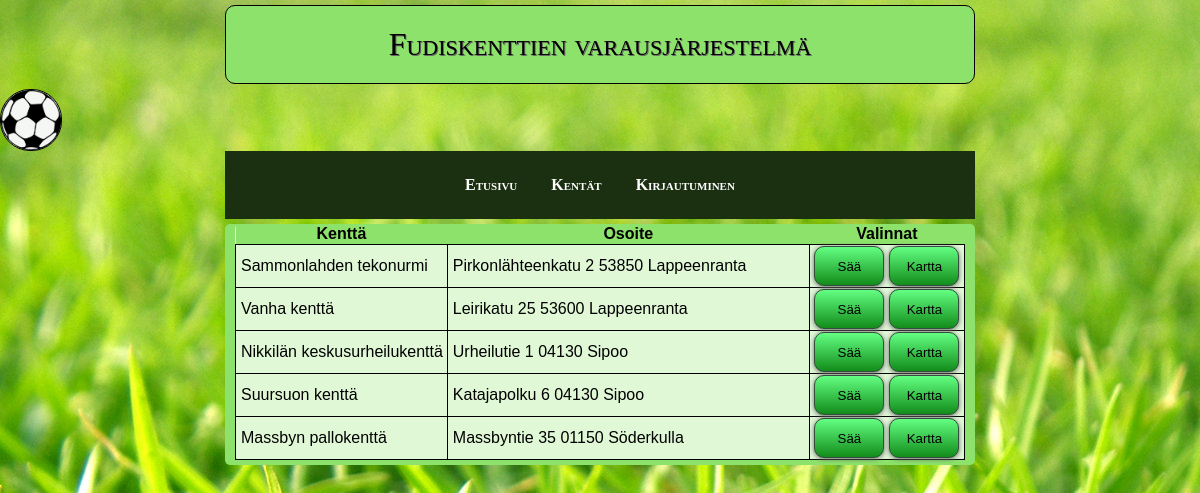
/index.php?p=fields, run on the app's committed database.
### tables this page shows
CREATE TABLE `field` (
  `id` int(11) NOT NULL,
  `name` varchar(100) NOT NULL,
  `address` varchar(100) NOT NULL
);

### fields.php (the view, shortened to what this page needs)
<?php
class Field {
	private $rows;
	public function __construct() {
		$servername = getenv('IP');
		$username = getenv('C9_USER');
		$database = "c9";
		try {
		    $db = new PDO('mysql:host=' . $servername . ';dbname=' . $database . ';charset=utf8', $username, '');
		} catch (PDOException $e) {
		    echo "Connection failed: " . $e->getMessage();
		}
		$stmt = $db->prepare("SELECT * FROM field;");
		$stmt->execute();
		$this->rows = $stmt->fetchAll(PDO::FETCH_ASSOC);
	}
	public function createFieldTable() {
		?>
		<div id="fields-table-div">
		<table id="fieldTable">
			<tr>
				<th>Kenttä</th>
				<th>Osoite</th>
				<th>Valinnat</th>
			</tr>
			<?php
			foreach ($this->rows as $key => $value) {
				print <<<END
				<tr>
				<td class='fieldTable-firstCol'>{$value["name"]}</td>
				<td class='fieldTable-midCol'>{$value["address"]}</td>
				<td class='fieldTable-lastCol'><button class='weather'>Sää</button><button class='map'>Kartta</button></td>
				</tr>
END;
			}
			?> </table></div> <?php
		}
	}
?>

### utils.php (shortened to what this page needs)
<?php
function siteHeader() {
?>
<!DOCTYPE html>
<html>
<head>
	<link rel="stylesheet" type="text/css" href="style.css">
	<link rel="stylesheet" href="https://ajax.googleapis.com/ajax/libs/jqueryui/1.12.0/themes/smoothness/jquery-ui.css">
</head>
<header>
	<div id="page-title-div">
		<p id="pageTitle">Fudiskenttien varausjärjestelmä</p><div id="football"></div>
	</div>
</header>
<div id="navDiv">
<nav>
	<ul id="navigation">
		<li><a class="navigation" href="index.php?p=">Etusivu</a></li>
		<li><a class="navigation" href="index.php?p=fields">Kentät</a></li>
		<li><a class="navigation" href="index.php?p=login">Kirjautuminen</a></li>
	</ul>
</nav>
</div>
<?php
}
?>
</html>

### index.php (shortened to what this page needs)
<?php
include "utils.php";
include "fields.php";
require_once("utils.php");
if (!(isset($_GET["p"]))) {
	header("Location: index.php?p=");
	die();
} else {
	siteHeader();
	if ($_GET["p"] == "fields") {
		if (file_exists("fields.php")) {
			$tmp = new Field();
			$tmp->createFieldTable();
		} else {
			print("404");
		}
	} else if ($_GET["p"] == "reservation" && isset($_SESSION["user"])) {
		if (file_exists("reservation.php")) {
			require("reservation.php");
		} else {
			print("404");
		}
	} else if ($_GET["p"] == "register") {
		if (file_exists("register.php")) {
			require("register.php");
		} else {
			print("404");
		}
	} else if ($_GET["p"] == "login") {
		if (file_exists("login.php")) {
			require("login.php");
		} else {
			print("404");
		}
	} else if ($_GET["p"] == "myReservations" && isset($_SESSION["user"])) {
		if (file_exists("myReservations.php")) {
			require("myReservations.php");
		} else {
			print("404");
		}
	} else if ($_GET["p"] == "logout") {
		session_unset();
		header("Location: index.php?p=");
		die();
	} else if ($_GET["p"] == "testi") {
		require("testi.php");
    } else {
		siteBody();
	}
}
?>

### style.css (style rules this page uses)
html { font-family: "Georgia"; }
@media all and (min-width: 801px) { header { text-align: center; } }
@media all and (min-width: 801px) { #pageTitle { border-style: solid; border-width: 1px; border-radius: 10px; padding: 20px 10px; text-align: center; width: 728px; margin: 5px auto; background-color: #8ce26a; text-shadow: 1px 1px #676866; display: inline-block; font-variant: small-caps; font-size: 2em; } }
@media all and (min-width: 801px) { #football { width: 60px; height: 60px; border-radius: 30px; position: relative; border-style: solid; border-width: 1px; animation-name: bounce; animation-duration: 4s; animation-iteration-count: infinite; background-image: url(football.png); background-size: cover; background-color: #f5f7f4; } }
@media all and (min-width: 801px) { #navDiv { width: 750px; margin: 0 auto; } }
@media all and (min-width: 801px) { #navigation, #mainNav { list-style-type: none; padding: 0; margin: 0; overflow: hidden; background-color: #1a3011; text-align: center; display: inline-block; width: 750px; } }
@media all and (min-width: 801px) { .navigation { text-decoration: none; display: block; color: white; text-align: center; padding: 25px 15px; font-weight: bold; font-variant: small-caps; } }
@media all and (min-width: 801px) { #navigation li { display: inline-block; } }
@media all and (min-width: 801px) { #res, #myRes, #fieldTable { background-color: rgba(234, 251, 228, 0.9); font-family: Arial, Helvetica, sans-serif; margin: 0 auto; padding: 5px; border-radius: 5px; width: 730px; border-collapse: collapse; } }
@media all and (min-width: 801px) { #fieldTable { padding: 0; } }
@media all and (min-width: 801px) { #fields-table-div { background-color: #8ce26a; margin: 0; padding: 0; margin: 0 auto; border-radius: 5px; width: 750px; margin-top: 5px; padding-bottom: 5px; } }
@media all and (min-width: 801px) { .fieldTable-lastCol { min-width: 150px; min-height: 50px; text-align: center; } }
@media all and (min-width: 801px) { .fieldTable-midCol { min-width: 350px; padding-left: 5px; } }
@media all and (min-width: 801px) { .fieldTable-firstCol { min-width: 200px; padding-left: 5px; } }
@media all and (min-width: 801px) { table td { border: 1px solid black; } }
@media all and (min-width: 801px) { th { background-color: #8ce26a; } }
@media all and (min-width: 801px) { td button { background: #63ff82; background-image: -webkit-linear-gradient(top, #63ff82, #128c1a); background-image: -moz-linear-gradient(top, #63ff82, #128c1a); background-image: -ms-linear-gradient(top, #63ff82, #128c1a); background-image: -o-linear-gradient(top, #63ff82, #128c1a); background-image: linear-gradient(to bottom, #63ff82, #128c1a); -webkit-border-radius: 10; -moz-border-radius: 10; border-radius: 10px; -webkit-box-shadow: 0px 1px 5px #666666; -moz-box-shadow: 0px 1px 5px #666666; box-shadow: 0px 1px 5px #666666; padding: 5px; border: solid #344d3e 1px; text-decoration: none; min-width: 36px; min-height: 36px; } }
@media all and (min-width: 801px) { .weather, .map { display: inline-block; margin: auto; min-width: 70px; min-height: 40px; } }
@media all and (min-width: 801px) { .weather { margin-right: 5px; } }

### data on the page
field: name "Sammonlahden tekonurmi", address "Pirkonlähteenkatu 2 53850 Lappeenranta"
field: name "Vanha kenttä", address "Leirikatu 25 53600 Lappeenranta"
field: name "Nikkilän keskusurheilukenttä", address "Urheilutie 1 04130 Sipoo"
field: name "Suursuon kenttä", address "Katajapolku 6 04130 Sipoo"
field: name "Massbyn pallokenttä", address "Massbyntie 35 01150 Söderkulla"
